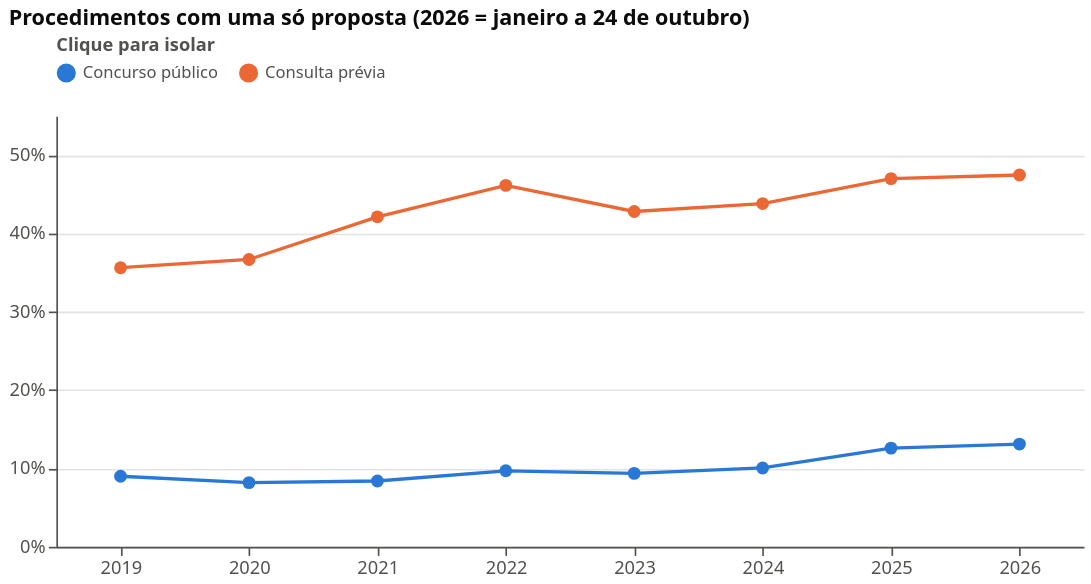

The cell this chart's notebook holds for it:
### Code cell
PROC_COLOURS = alt.Scale(domain=COMPETITIVE, range=[BLUE, ORANGE])
pick_proc = alt.selection_point(fields=["procedure_group"], bind="legend")   # clique na legenda para isolar

long = single_by_year.reset_index().melt("year", var_name="procedure_group", value_name="single_bid_share")
alt.Chart(long, title="Procedimentos com uma só proposta (2026 = janeiro a 24 de outubro)").mark_line(
    point=alt.OverlayMarkDef(size=60), strokeWidth=2
).encode(
    x=alt.X("year:O", title=None, axis=alt.Axis(labelAngle=0)),
    y=alt.Y("single_bid_share:Q", title=None, axis=alt.Axis(format="%"), scale=alt.Scale(domain=[0, 0.55])),
    color=alt.Color("procedure_group:N", scale=PROC_COLOURS, title="Clique para isolar",
                    legend=alt.Legend(orient="top")),
    opacity=alt.condition(pick_proc, alt.value(1), alt.value(0.15)),
    tooltip=[alt.Tooltip("year:O", title="Ano"), alt.Tooltip("procedure_group:N", title="Procedimento"),
             alt.Tooltip("single_bid_share:Q", title="Uma só proposta", format=".1%")],
).add_params(pick_proc).properties(width=620, height=260)

### Figure 1 — Vega-Lite specification as saved in the notebook (floating-point values rounded to 4 significant figures)
{"config": {"view": {"stroke": null}, "axis": {"gridColor": "#e4e3df", "domainColor": "#52514e", "tickColor": "#52514e", "labelColor": "#52514e", "titleColor": "#52514e", "labelFontSize": 11, "titleFontSize": 11, "titleFontWeight": "normal"}, "legend": {"labelColor": "#52514e", "titleColor": "#52514e"}, "title": {"anchor": "start", "fontSize": 13, "color": "#0b0b0b"}, "font": "system-ui, -apple-system, Segoe UI, sans-serif"}, "data": {"name": "data-c8eceb94a120a6f5871a7915a3a45541"}, "mark": {"type": "line", "point": {"size": 60}, "strokeWidth": 2}, "encoding": {"color": {"field": "procedure_group", "legend": {"orient": "top"}, "scale": {"domain": ["Concurso público", "Consulta prévia"], "range": ["#2a78d6", "#eb6834"]}, "title": "Clique para isolar", "type": "nominal"}, "opacity": {"condition": {"param": "param_bd41499dce5eadfb", "value": 1}, "value": 0.15}, "tooltip": [{"field": "year", "title": "Ano", "type": "ordinal"}, {"field": "procedure_group", "title": "Procedimento", "type": "nominal"}, {"field": "single_bid_share", "format": ".1%", "title": "Uma só proposta", "type": "quantitative"}], "x": {"axis": {"labelAngle": 0}, "field": "year", "title": null, "type": "ordinal"}, "y": {"axis": {"format": "%"}, "field": "single_bid_share", "scale": {"domain": [0, 0.55]}, "title": null, "type": "quantitative"}}, "height": 260, "params": [{"name": "param_bd41499dce5eadfb", "select": {"type": "point", "fields": ["procedure_group"]}, "bind": "legend"}], "title": "Procedimentos com uma só proposta (2026 = janeiro a 24 de outubro)", "width": 620, "$schema": "https://vega.github.io/schema/vega-lite/v6.4.1.json", "datasets": {"data-c8eceb94a120a6f5871a7915a3a45541": [{"year": 2019, "procedure_group": "Concurso público", "single_bid_share": 0.09007}, {"year": 2020, "procedure_group": "Concurso público", "single_bid_share": 0.08194}, {"year": 2021, "procedure_group": "Concurso público", "single_bid_share": 0.084}, {"year": 2022, "procedure_group": "Concurso público", "single_bid_share": 0.09705}, {"year": 2023, "procedure_group": "Concurso público", "single_bid_share": 0.09376}, {"year": 2024, "procedure_group": "Concurso público", "single_bid_share": 0.1007}, {"year": 2025, "procedure_group": "Concurso público", "single_bid_share": 0.126}, {"year": 2026, "procedure_group": "Concurso público", "single_bid_share": 0.1312}, {"year": 2019, "procedure_group": "Consulta prévia", "single_bid_share": 0.3563}, {"year": 2020, "procedure_group": "Consulta prévia", "single_bid_share": 0.3668}, {"year": 2021, "procedure_group": "Consulta prévia", "single_bid_share": 0.4213}, {"year": 2022, "procedure_group": "Consulta prévia", "single_bid_share": 0.4615}, {"year": 2023, "procedure_group": "Consulta prévia", "single_bid_share": 0.4281}, {"year": 2024, "procedure_group": "Consulta prévia", "single_bid_share": 0.4382}, {"year": 2025, "procedure_group": "Consulta prévia", "single_bid_share": 0.47}, {"year": 2026, "procedure_group": "Consulta prévia", "single_bid_share": 0.4747}]}}
